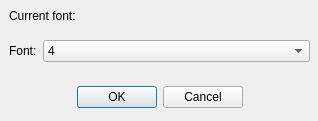
<?xml version="1.0" encoding="UTF-8"?>
<ui version="4.0">
 <class>font_settings</class>
 <widget class="QDialog" name="font_settings">
  <property name="geometry">
   <rect>
    <x>0</x>
    <y>0</y>
    <width>318</width>
    <height>121</height>
   </rect>
  </property>
  <property name="windowTitle">
   <string>Ghost Font Settings</string>
  </property>
  <property name="windowIcon">
   <iconset>
    <normaloff>ghost-phisher/icon.png</normaloff>ghost-phisher/icon.png</iconset>
  </property>
  <widget class="QWidget" name="layoutWidget">
   <property name="geometry">
    <rect>
     <x>9</x>
     <y>9</y>
     <width>300</width>
     <height>25</height>
    </rect>
   </property>
   <layout class="QVBoxLayout" name="verticalLayout">
    <item>
     <widget class="QLabel" name="label">
      <property name="text">
       <string>Current font:</string>
      </property>
     </widget>
    </item>
    <item>
     <spacer name="verticalSpacer_2">
      <property name="orientation">
       <enum>Qt::Vertical</enum>
      </property>
      <property name="sizeHint" stdset="0">
       <size>
        <width>20</width>
        <height>18</height>
       </size>
      </property>
     </spacer>
    </item>
   </layout>
  </widget>
  <widget class="QWidget" name="layoutWidget">
   <property name="geometry">
    <rect>
     <x>10</x>
     <y>70</y>
     <width>300</width>
     <height>38</height>
    </rect>
   </property>
   <layout class="QHBoxLayout" name="horizontalLayout">
    <item>
     <spacer name="horizontalSpacer_2">
      <property name="orientation">
       <enum>Qt::Horizontal</enum>
      </property>
      <property name="sizeHint" stdset="0">
       <size>
        <width>40</width>
        <height>20</height>
       </size>
      </property>
     </spacer>
    </item>
    <item>
     <layout class="QVBoxLayout" name="verticalLayout_2">
      <item>
       <spacer name="verticalSpacer">
        <property name="orientation">
         <enum>Qt::Vertical</enum>
        </property>
        <property name="sizeHint" stdset="0">
         <size>
          <width>20</width>
          <height>18</height>
         </size>
        </property>
       </spacer>
      </item>
      <item>
       <widget class="QDialogButtonBox" name="buttonBox">
        <property name="orientation">
         <enum>Qt::Horizontal</enum>
        </property>
        <property name="standardButtons">
         <set>QDialogButtonBox::Cancel|QDialogButtonBox::Ok</set>
        </property>
       </widget>
      </item>
     </layout>
    </item>
    <item>
     <spacer name="horizontalSpacer">
      <property name="orientation">
       <enum>Qt::Horizontal</enum>
      </property>
      <property name="sizeHint" stdset="0">
       <size>
        <width>48</width>
        <height>20</height>
       </size>
      </property>
     </spacer>
    </item>
   </layout>
  </widget>
  <widget class="QWidget" name="layoutWidget">
   <property name="geometry">
    <rect>
     <x>9</x>
     <y>40</y>
     <width>301</width>
     <height>22</height>
    </rect>
   </property>
   <layout class="QHBoxLayout" name="horizontalLayout_2">
    <item>
     <widget class="QLabel" name="label_2">
      <property name="text">
       <string>Font:</string>
      </property>
     </widget>
    </item>
    <item>
     <widget class="QComboBox" name="font_combo">
      <property name="sizePolicy">
       <sizepolicy hsizetype="Expanding" vsizetype="Fixed">
        <horstretch>0</horstretch>
        <verstretch>0</verstretch>
       </sizepolicy>
      </property>
      <property name="editable">
       <bool>false</bool>
      </property>
      <item>
       <property name="text">
        <string>4</string>
       </property>
      </item>
     </widget>
    </item>
   </layout>
  </widget>
 </widget>
 <resources/>
 <connections>
  <connection>
   <sender>buttonBox</sender>
   <signal>accepted()</signal>
   <receiver>font_settings</receiver>
   <slot>accept()</slot>
   <hints>
    <hint type="sourcelabel">
     <x>248</x>
     <y>254</y>
    </hint>
    <hint type="destinationlabel">
     <x>157</x>
     <y>274</y>
    </hint>
   </hints>
  </connection>
  <connection>
   <sender>buttonBox</sender>
   <signal>rejected()</signal>
   <receiver>font_settings</receiver>
   <slot>reject()</slot>
   <hints>
    <hint type="sourcelabel">
     <x>316</x>
     <y>260</y>
    </hint>
    <hint type="destinationlabel">
     <x>286</x>
     <y>274</y>
    </hint>
   </hints>
  </connection>
 </connections>
</ui>
